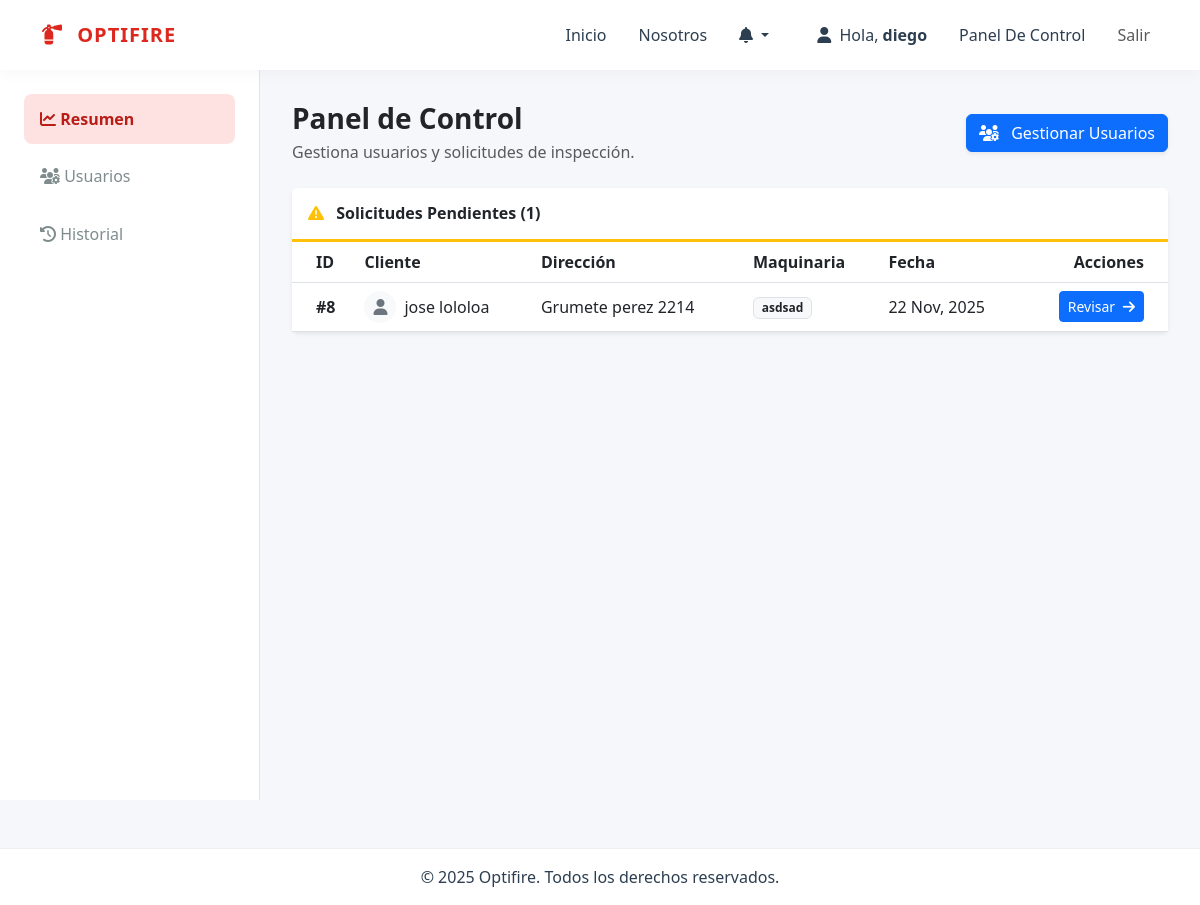
The app's page /usuarios/admin/ (signed in) with its own data.
### usuarios/models.py (models this page shows, shortened)
class SolicitudInspeccion(models.Model):
    cliente = models.ForeignKey(User, on_delete=models.CASCADE, related_name='solicitudes_enviadas')
    nombre_cliente = models.CharField(max_length=100)
    apellido_cliente = models.CharField(max_length=100, blank=True, null=True)
    direccion = models.CharField(max_length=255)
    telefono = models.CharField(max_length=20)
    maquinaria = models.TextField(verbose_name="Maquinaria / Servicio")
    observaciones_cliente = models.TextField(blank=True, null=True)
    monto_cotizacion = models.DecimalField(max_digits=10, decimal_places=0, null=True, blank=True)
    detalle_cotizacion = models.TextField(blank=True, null=True)
    fecha_programada = models.DateField(null=True, blank=True)
    fecha_solicitud = models.DateTimeField(auto_now_add=True)
    estado = models.CharField(
        max_length=20,
        choices=EstadoSolicitud.choices,
        default=EstadoSolicitud.PENDIENTE
    )
    motivo_rechazo = models.TextField(blank=True, null=True)

### usuarios/views.py (the view)
# urls.py: path('admin/', views.dashboard_administrador, name='dashboard_administrador'),
@login_required
@user_passes_test(is_administrador)
def dashboard_administrador(request):
    solicitudes_pendientes = SolicitudInspeccion.objects.filter(
        estado=EstadoSolicitud.PENDIENTE
    ).order_by('-fecha_solicitud')
    return render(request, 'dashboards/admin_dashboard.html', {
        'solicitudes_pendientes': solicitudes_pendientes
    })

### usuarios/views.py (called while the page is built)
def check_role(user, role_name):
    return user.is_authenticated and user.groups.filter(name=role_name).exists()

def is_administrador(user): return check_role(user, Roles.ADMINISTRADOR.value) or user.is_superuser

### templates/dashboards/admin_dashboard.HTML (shortened to what this page needs)
{% extends "base_dashboard.html" %}
{% load static %}
{% block dashboard_menu %}
    {% include "includes/admin_menu.html" %}
{% endblock dashboard_menu %}
{% block dashboard_content %}
<div class="d-flex justify-content-between align-items-center mb-4">
    <div>
        <h1 class="h3 text-dark fw-bold mb-1">Panel de Control</h1>
        <p class="text-muted mb-0">Gestiona usuarios y solicitudes de inspección.</p>
    </div>
    <a class="btn btn-primary shadow-sm" href="{% url 'admin_usuarios_list' %}">
        <i class="fas fa-users-cog me-2"></i> Gestionar Usuarios
    </a>
</div>
{% if solicitudes_pendientes %}
    <div class="card shadow-sm mb-4 border-0">
        <div class="card-header py-3 bg-white border-bottom border-warning border-3">
            <h6 class="m-0 fw-bold text-dark">
                <i class="fas fa-exclamation-triangle text-warning me-2"></i> Solicitudes Pendientes ({{ solicitudes_pendientes|length }})
            </h6>
        </div>
        <div class="card-body p-0">
            <div class="table-responsive">
                <table class="table table-hover align-middle mb-0">
                    <thead class="bg-light">
                        <tr>
                            <th class="ps-4">ID</th>
                            <th>Cliente</th>
                            <th>Dirección</th>
                            <th>Maquinaria</th>
                            <th>Fecha</th>
                            <th class="text-end pe-4">Acciones</th>
                        </tr>
                    </thead>
                    <tbody>
                        {% for solicitud in solicitudes_pendientes %}
                        <tr>
                            <td class="ps-4 fw-bold">#{{ solicitud.id }}</td>
                            <td>
                                <div class="d-flex align-items-center">
                                    <div class="avatar-sm bg-light rounded-circle me-2 d-flex align-items-center justify-content-center" style="width: 32px; height: 32px;">
                                        <i class="fas fa-user text-secondary"></i>
                                    </div>
                                    {{ solicitud.nombre_cliente }} {{ solicitud.apellido_cliente|default:"" }}
                                </div>
                            </td>
                            <td>{{ solicitud.direccion }}</td>
                            <td><span class="badge bg-light text-dark border">{{ solicitud.maquinaria|truncatechars:30 }}</span></td>
                            <td>{{ solicitud.fecha_solicitud|date:"d M, Y" }}</td>
                            <td class="text-end pe-4">
                                <a href="{% url 'aprobar_solicitud' pk=solicitud.pk %}" class="btn btn-sm btn-primary">
                                    Revisar <i class="fas fa-arrow-right ms-1"></i>
                                </a>
                            </td>
                        </tr>
                        {% endfor %}
                    </tbody>
                </table>
            </div>
        </div>
    </div>
{% endif %}
{% endblock dashboard_content %}

### templates/base.html (shortened to what this page needs)
{% load static %}
<!DOCTYPE html>
<html lang="es">
<head>
    <link href="https://cdn.jsdelivr.net/npm/bootstrap@5.3.0/dist/css/bootstrap.min.css" rel="stylesheet">
    <link rel="stylesheet" href="https://cdnjs.cloudflare.com/ajax/libs/font-awesome/6.5.2/css/all.min.css">
    <link rel="stylesheet" href="{% static 'css/style.css' %}">
</head>
<body>
    <nav class="navbar navbar-expand-lg navbar-custom sticky-top">
      <div class="container">
        <a class="navbar-brand navbar-brand-text" href="/">
            <i class="fa-solid fa-fire-extinguisher me-2"></i> OPTIFIRE
        </a>
        <div class="collapse navbar-collapse" id="navbarNav">
          <ul class="navbar-nav ms-auto">
            <li class="nav-item"><a class="nav-link nav-link-custom" href="/">Inicio</a></li>
            <li class="nav-item"><a class="nav-link nav-link-custom" href="/nosotros/">Nosotros</a></li>
            {% if user.is_authenticated %}
                <li class="nav-item dropdown me-3">
                    <a class="nav-link nav-link-custom dropdown-toggle" href="#" id="navbarDropdownNotifications" role="button" data-bs-toggle="dropdown" aria-expanded="false">
                        <i class="fa-solid fa-bell"></i>
                    </a>
                </li>
                <li class="nav-item">
                    <span class="nav-link nav-link-custom me-2">
                        <i class="fa-solid fa-user me-1"></i> Hola, <span class="fw-bold">{{ user.first_name|default:user.username }}</span>
                    </span>
                </li>
                <li class="nav-item">
                    <a class="nav-link nav-link-custom" href="{% url 'dashboard' %}">Panel De Control</a>
                </li>
                <li class="nav-item">
                    <a class="nav-link btn btn-sm btn-outline-dark ms-2" href="{% url 'logout' %}">Salir</a>
                </li>
            {% else %}
                <li class="nav-item">
                    <a class="nav-link btn btn-brand ms-2 text-white" href="{% url 'login' %}">Iniciar Sesión</a>
                </li>
            {% endif %}
          </ul>
        </div>
      </div>
    </nav>
    <main>
        {% block content %}
        {% endblock %}
    </main>
    <footer class="footer-custom mt-5 py-3">
        <div class="container text-center">
            <p class="mb-0">&copy; 2025 Optifire. Todos los derechos reservados.</p>
        </div>
    </footer>
</body>
</html>

### static/css/style.css (style rules this page uses)
:root { --primary-color: #DC281E; --primary-dark: #b91d15; --secondary-color: #F05A22; --accent-color: #FFC20E; --background-color: #F5F7FA; --container-color: #FFFFFF; --text-main: #2c3e50; --text-secondary: #7f8c8d; --sidebar-width: 260px; --header-height: 70px; --brand-gradient: linear-gradient(135deg, #DC281E 0%, #F05A22 100%); --shadow-soft: 0 2px 15px rgba(0, 0, 0, 0.04); --border-radius: 8px; }
body { background-color: var(--background-color); color: var(--text-main); font-family: 'Segoe UI', Roboto, sans-serif; min-height: 100vh; display: flex; flex-direction: column; overflow-x: hidden; }
a { text-decoration: none; }
.navbar-custom { background-color: var(--container-color); box-shadow: var(--shadow-soft); height: var(--header-height); z-index: 1000; }
.navbar-brand-text { color: var(--primary-color) !important; font-weight: 800; letter-spacing: 1px; }
.nav-link-custom { color: var(--text-main) !important; font-weight: 500; margin: 0 0.5rem; }
.footer-custom { background-color: var(--container-color); padding: 1.5rem 0; margin-top: auto; border-top: 1px solid #eee; }

### records on screen
SolicitudInspeccion: id "8", nombre_cliente "jose", apellido_cliente "lololoa", direccion "Grumete perez 2214", maquinaria "asdsad", fecha_solicitud "22 Nov, 2025"

### other values on screen
{{ user.first_name|default:user.username }} "diego"
{{ solicitudes_pendientes|length }} "1"
